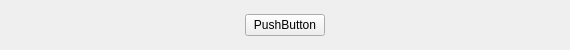
<?xml version="1.0" encoding="UTF-8"?>
<ui version="4.0">
 <class>ButtonGroup</class>
 <widget class="QWidget" name="ButtonGroup">
  <property name="geometry">
   <rect>
    <x>0</x>
    <y>0</y>
    <width>570</width>
    <height>50</height>
   </rect>
  </property>
  <property name="windowTitle">
   <string>Form</string>
  </property>
  <layout class="QHBoxLayout" name="horizontalLayout">
   <property name="spacing">
    <number>0</number>
   </property>
   <property name="leftMargin">
    <number>0</number>
   </property>
   <property name="topMargin">
    <number>0</number>
   </property>
   <property name="rightMargin">
    <number>0</number>
   </property>
   <property name="bottomMargin">
    <number>0</number>
   </property>
   <item>
    <widget class="QStackedWidget" name="stackedWidget">
     <property name="currentIndex">
      <number>1</number>
     </property>
     <widget class="QWidget" name="startPage">
      <layout class="QHBoxLayout" name="horizontalLayout_2">
       <item>
        <spacer name="horizontalSpacer">
         <property name="orientation">
          <enum>Qt::Horizontal</enum>
         </property>
         <property name="sizeHint" stdset="0">
          <size>
           <width>218</width>
           <height>20</height>
          </size>
         </property>
        </spacer>
       </item>
       <item>
        <widget class="MyButton" name="start">
         <property name="text">
          <string>PushButton</string>
         </property>
        </widget>
       </item>
       <item>
        <spacer name="horizontalSpacer_2">
         <property name="orientation">
          <enum>Qt::Horizontal</enum>
         </property>
         <property name="sizeHint" stdset="0">
          <size>
           <width>217</width>
           <height>20</height>
          </size>
         </property>
        </spacer>
       </item>
      </layout>
     </widget>
     <widget class="QWidget" name="playCardPage">
      <layout class="QHBoxLayout" name="horizontalLayout_3">
       <item>
        <spacer name="horizontalSpacer_3">
         <property name="orientation">
          <enum>Qt::Horizontal</enum>
         </property>
         <property name="sizeHint" stdset="0">
          <size>
           <width>218</width>
           <height>20</height>
          </size>
         </property>
        </spacer>
       </item>
       <item>
        <widget class="MyButton" name="playCard">
         <property name="text">
          <string>PushButton</string>
         </property>
        </widget>
       </item>
       <item>
        <spacer name="horizontalSpacer_4">
         <property name="orientation">
          <enum>Qt::Horizontal</enum>
         </property>
         <property name="sizeHint" stdset="0">
          <size>
           <width>217</width>
           <height>20</height>
          </size>
         </property>
        </spacer>
       </item>
      </layout>
     </widget>
     <widget class="QWidget" name="PassOrPlayPage">
      <layout class="QHBoxLayout" name="horizontalLayout_4">
       <item>
        <spacer name="horizontalSpacer_5">
         <property name="orientation">
          <enum>Qt::Horizontal</enum>
         </property>
         <property name="sizeHint" stdset="0">
          <size>
           <width>143</width>
           <height>20</height>
          </size>
         </property>
        </spacer>
       </item>
       <item>
        <widget class="MyButton" name="pass">
         <property name="text">
          <string>PushButton</string>
         </property>
        </widget>
       </item>
       <item>
        <spacer name="horizontalSpacer_7">
         <property name="orientation">
          <enum>Qt::Horizontal</enum>
         </property>
         <property name="sizeType">
          <enum>QSizePolicy::Fixed</enum>
         </property>
         <property name="sizeHint" stdset="0">
          <size>
           <width>40</width>
           <height>15</height>
          </size>
         </property>
        </spacer>
       </item>
       <item>
        <widget class="MyButton" name="playCard1">
         <property name="text">
          <string>PushButton</string>
         </property>
        </widget>
       </item>
       <item>
        <spacer name="horizontalSpacer_6">
         <property name="orientation">
          <enum>Qt::Horizontal</enum>
         </property>
         <property name="sizeHint" stdset="0">
          <size>
           <width>142</width>
           <height>20</height>
          </size>
         </property>
        </spacer>
       </item>
      </layout>
     </widget>
     <widget class="QWidget" name="callLordPage">
      <layout class="QHBoxLayout" name="horizontalLayout_5">
       <item>
        <spacer name="horizontalSpacer_8">
         <property name="orientation">
          <enum>Qt::Horizontal</enum>
         </property>
         <property name="sizeHint" stdset="0">
          <size>
           <width>0</width>
           <height>20</height>
          </size>
         </property>
        </spacer>
       </item>
       <item>
        <widget class="MyButton" name="giveup">
         <property name="text">
          <string>PushButton</string>
         </property>
        </widget>
       </item>
       <item>
        <spacer name="horizontalSpacer_10">
         <property name="orientation">
          <enum>Qt::Horizontal</enum>
         </property>
         <property name="sizeType">
          <enum>QSizePolicy::Fixed</enum>
         </property>
         <property name="sizeHint" stdset="0">
          <size>
           <width>40</width>
           <height>10</height>
          </size>
         </property>
        </spacer>
       </item>
       <item>
        <widget class="MyButton" name="oneScore">
         <property name="text">
          <string>PushButton</string>
         </property>
        </widget>
       </item>
       <item>
        <spacer name="horizontalSpacer_11">
         <property name="orientation">
          <enum>Qt::Horizontal</enum>
         </property>
         <property name="sizeType">
          <enum>QSizePolicy::Fixed</enum>
         </property>
         <property name="sizeHint" stdset="0">
          <size>
           <width>40</width>
           <height>10</height>
          </size>
         </property>
        </spacer>
       </item>
       <item>
        <widget class="MyButton" name="twoScore">
         <property name="text">
          <string>PushButton</string>
         </property>
        </widget>
       </item>
       <item>
        <spacer name="horizontalSpacer_12">
         <property name="orientation">
          <enum>Qt::Horizontal</enum>
         </property>
         <property name="sizeType">
          <enum>QSizePolicy::Fixed</enum>
         </property>
         <property name="sizeHint" stdset="0">
          <size>
           <width>40</width>
           <height>10</height>
          </size>
         </property>
        </spacer>
       </item>
       <item>
        <widget class="MyButton" name="threeScore">
         <property name="text">
          <string>PushButton</string>
         </property>
        </widget>
       </item>
       <item>
        <spacer name="horizontalSpacer_9">
         <property name="orientation">
          <enum>Qt::Horizontal</enum>
         </property>
         <property name="sizeHint" stdset="0">
          <size>
           <width>0</width>
           <height>20</height>
          </size>
         </property>
        </spacer>
       </item>
      </layout>
     </widget>
     <widget class="QWidget" name="nullPage"/>
    </widget>
   </item>
  </layout>
 </widget>
 <customwidgets>
  <customwidget>
   <class>MyButton</class>
   <extends>QPushButton</extends>
   <header>mybutton.h</header>
  </customwidget>
 </customwidgets>
 <resources/>
 <connections/>
</ui>
